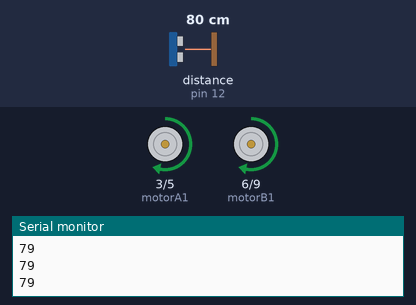
Bench run of a sketch on a simulated Arduino Uno, built with avr-gcc and run on an emulated ATmega328P. On the bench: motor-driver pin pairs drawn as motors (green arrow = first pin HIGH = forward, orange = second pin HIGH = backward, longer = more drive), the last lines printed to the serial monitor. Wiring (inferred from the names in the program): ultrasonic range finder: trigger pin 13; echo pin 12. The inputs (shaded band) are chosen by the test bench; at power-on: distance to the obstacle (sensor on pin 12) 80 cm. The echo pulse lasts 58.3 µs per cm.

Above: at 1.2 s.
1.3 s: distance to the obstacle (sensor on pin 12) set to 18 cm
2.8 s: distance to the obstacle (sensor on pin 12) set to 14 cm
At 3.08 s:
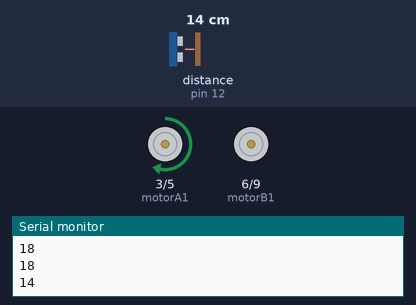
Timing chart, 0 to 11.8 s (numbered marks = the images above; inputs shaded):
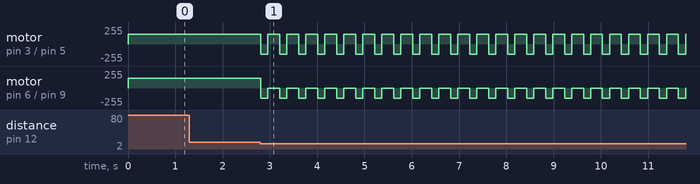

Measured:
- the behaviour switches between 16 and 15 cm on distance to the obstacle (sensor on pin 12) (found by bisection; images 0 and 1)
- after the input at 2.8 s, motor on pin 3 (motorA1) / pin 5 (motorA2): alternates forward 150/255 for 0.25 s and backward 150/255 for 0.15 s, starting at once; motor on pin 6 (motorB1) / pin 9 (motorB2): alternates backward 150/255 for 0.15 s and stopped for 0.25 s, starting at once

The sketch:

ENGEL.ino
```cpp
#define echoPin 12 //Ultrasonik sensörün echo pini Arduino'nun 12.pinine
#define trigPin 13 //Ultrasonik sensörün trig pini Arduino'nun 13.pinine tanımlandı.
#define motorA1 3
#define motorA2 5
#define motorB1 6
#define motorB2 9


int Hiz=150;


long sure, uzaklik; //süre ve uzaklık diye iki değişken tanımlıyoruz.

void setup() {


  // ultrasonik sensör Trig pininden ses dalgaları gönderdiği için OUTPUT (Çıkış),
  // bu dalgaları Echo pini ile geri aldığı için INPUT (Giriş) olarak tanımlanır.
  pinMode(echoPin, INPUT);
  pinMode(trigPin, OUTPUT);

  pinMode(motorA1 , OUTPUT);
  pinMode(motorA2, OUTPUT);
  pinMode(motorB1, OUTPUT); //Motorlarımızı çıkış olarak tanımlıyoruz.
  pinMode(motorB2, OUTPUT);


  Serial.begin(9600);

}

void loop() {


  digitalWrite(trigPin, LOW); //sensör pasif hale getirildi
  delayMicroseconds(5);
  digitalWrite(trigPin, HIGH); //Sensore ses dalgasının üretmesi için emir verildi
  delayMicroseconds(10);
  digitalWrite(trigPin, LOW); //Yeni dalgaların üretilmemesi için trig pini LOW konumuna getirildi

  sure = pulseIn(echoPin, HIGH); //ses dalgasının geri dönmesi için geçen sure ölçülüyor
  uzaklik = sure / 29.1 / 2; //ölçülen süre uzaklığa çevriliyor

  Serial.println(uzaklik);

  if (uzaklik < 15) // Uzaklık 15'den küçük ise,
  {
    geri();  // 150 ms geri git
    delay(150);
    sag();  // 250 ms sağa dön
    delay(250);
  }
  else {  // değil ise,
    ileri(); // ileri git
  }

}
void ileri(){  // Robotun ileri yönde hareketi için fonksiyon tanımlıyoruz.

  analogWrite(motorA1, Hiz);
  analogWrite(motorA2, 0);
  analogWrite(motorB1, Hiz);
  analogWrite(motorB2, 0);

}
void sag(){ // Robotun sağa dönme hareketi için fonksiyon tanımlıyoruz.

 analogWrite(motorA1, Hiz);
 analogWrite(motorA2, 0);
 analogWrite(motorB1, 0);
 analogWrite(motorB2, 0);


}
void geri(){ // Robotun geri yönde hareketi için fonksiyon tanımlıyoruz.

    analogWrite(motorA1, 0);
    analogWrite(motorA2, Hiz);
    analogWrite(motorB1, 0);
    analogWrite(motorB2, Hiz);

}
```
